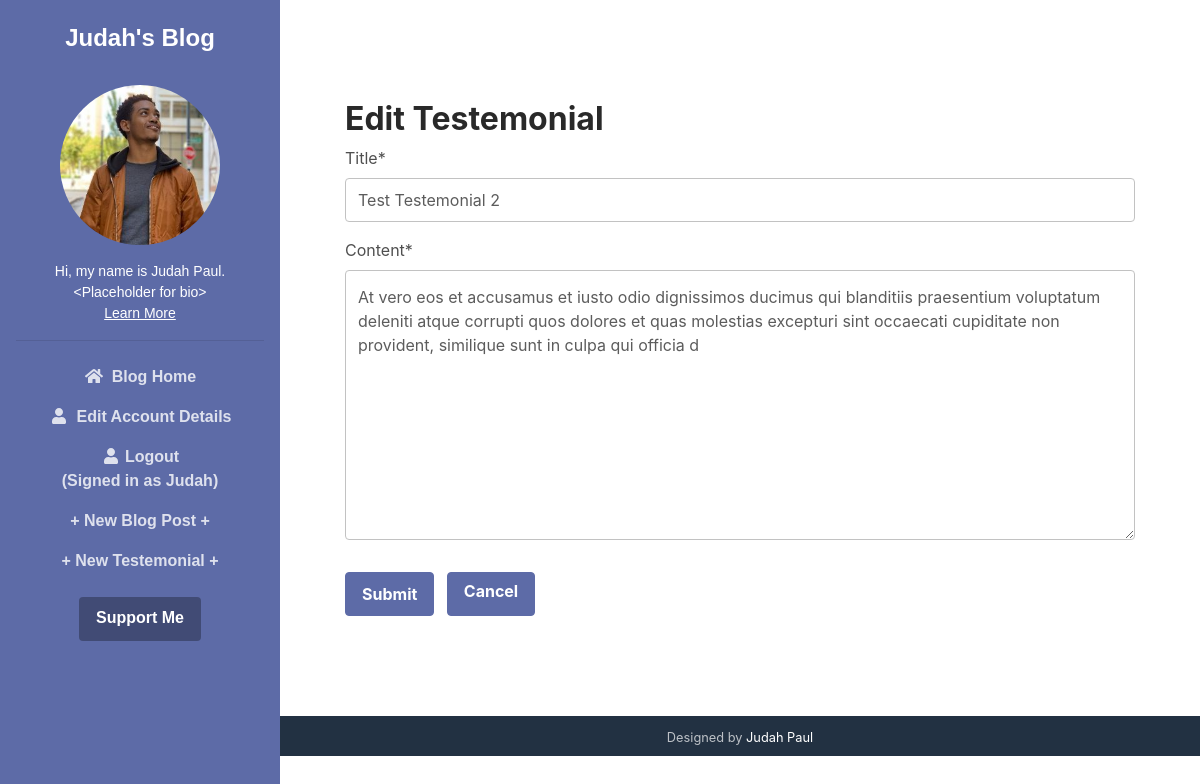
The app's page /testemonial/2/test-testemonial-2/update/ (signed in) with its own data.
### blog/models.py (models this page shows, shortened)
class Testemonial(models.Model):
    title = models.CharField(max_length=100)
    content = models.TextField(max_length=240)
    timestamp = models.DateTimeField(default=timezone.now)
    author = models.ForeignKey(User, on_delete=models.CASCADE)
    slug = AutoSlugField(populate_from='title', default='', unique=True, null=False, editable=False)
    class Meta:
        ordering = ['-timestamp']

### blog/views.py (the view, shortened to what this page needs)
# urls.py: path('testemonial/<int:pk>/<slug:slug>/update/', TestemonialUpdateView.as_view(), name='testemonial-update'),
class TestemonialUpdateView(LoginRequiredMixin, UserPassesTestMixin, UpdateView):
    model = Testemonial
    template_name = 'testemonial_form.html'
    fields = ['title', 'content']
    widgets = {
        'content' : forms.Textarea(attrs={
            'rows': '5',
            'cols': '90',
            'maxlength': '240',
        }),
    }
    def test_func(self):
        testemonial = self.get_object()
        if self.request.user == testemonial.author:
            return True
        return False

### templates/testemonial_form.html (shortened to what this page needs)
{% extends "base.html" %}
{% load crispy_forms_tags %}
{% block content %}
<section style="margin: 100px auto;">
    <div class="container">
        <h2>Edit Testemonial</h2>
        <div class="text-left">
            <form method="POST">
                <fieldset class="form-group">
                    {{ form|crispy }}
                </fieldset>
                <div class="form-group">
                    <button class="btn btn-primary mr-2" type="submit">Submit</button>
                    <a class="btn btn-primary" href="{% url 'home' %}">Cancel</a>
                </div>
            </form>
        </div>
    </div>
</section>
{% endblock content %}

### templates/base.html (shortened to what this page needs)
<!doctype html>
{% load static %}
<html lang="en">
<head>
    <link rel="stylesheet" href="//cdnjs.cloudflare.com/ajax/libs/highlight.js/9.14.2/styles/monokai-sublime.min.css">
    <link id="theme-style" rel="stylesheet" href="{% static 'assets/css/theme-7.css' %}">
</head>
<body>
    <header class="header text-center" style="font-family: Helvetica">
	    <h1 class="blog-name pt-lg-4 mb-0"><a href="{% url 'home' %}">Judah's Blog</a></h1>
	    <nav class="navbar navbar-expand-lg navbar-dark" >
			<div id="navigation" class="collapse navbar-collapse flex-column" >
				<div class="profile-section pt-3 pt-lg-0">
				    <img class="profile-image mb-3 rounded-circle mx-auto" src="{% static 'assets/images/default.jpg' %}" alt="image" >
					<div class="bio mb-3">Hi, my name is Judah Paul. &lt;Placeholder for bio&gt;<br><a href="#">Learn More</a></div>
			        <hr>
				</div>
				<ul class="navbar-nav flex-column text-center">
                    {% if request.path == '/' %}
                        <li class="nav-item  active">
                    {% else %}
                        <li class="nav-item">
                    {% endif %}
					        <a class="nav-link" href="{% url 'home' %}"><i class="fas fa-home fa-fw mr-2"></i>Blog Home<span class="sr-only">(current)</span></a>
                        </li>
                    {% if user.is_authenticated and user.is_superuser %}
                        {% if request.path == '/profile/' %}
                            <li class="nav-item  active">
                        {% else %}
                            <li class="nav-item">
                        {% endif %}
                                <a class="nav-link" href="{% url 'profile' %}"><i class="fas fa-user fa-fw mr-2"></i>Edit Account Details</a>
                            </li>
                        {% if request.path == '/logout/' %}
                            <li class="nav-item  active">
                        {% else %}
                            <li class="nav-item">
                        {% endif %}
                                <a class="nav-link" href="{% url 'logout' %}"><i class="fas fa-user fa-fw mr-1"></i>Logout<br>(Signed in as {{ user.first_name }})</a>
                            </li>
                        {% if request.path == '/post/new/' %}
                            <li class="nav-item  active">
                        {% else %}
                            <li class="nav-item">
                        {% endif %}
                                <a class="nav-link" href="{% url 'post-create' %}">+ New Blog Post +</a>
                            </li>
                        {% if request.path == '/testemonial/new/' %}
                            <li class="nav-item  active">
                        {% else %}
                            <li class="nav-item">
                        {% endif %}
                                <a class="nav-link" href="{% url 'testemonial-create' %}">+ New Testemonial +</a>
                            </li>
                    {% endif %}
				</ul>
				<div class="my-2 my-md-3">
				    <a class="btn btn-primary" href="#" target="_blank">Support Me</a>
				</div>
            </div>
        </nav>
    </header>
    <div class="main-wrapper">
        {% block content %}
        {% endblock content %}
        <footer class="footer text-center py-2 theme-bg-dark" style="margin-top: 50px;">
            <small class="copyright">Designed by <a href="https://www.github.com/judahpaul16/" target="_blank">Judah Paul</a></small>
        </footer>
    </div>
</body>
</html>

### records on screen
Testemonial: title "Test Testemonial 2", content "At vero eos et accusamus et iusto odio dignissimos ducimus qui blanditiis praesentium voluptatum deleniti atque corrupti quos dolores et quas molestias excepturi sint occaecati cupiditate non provident, similique sunt in culpa qui officia d"

### other values on screen
{{ user.first_name }} "Judah"
